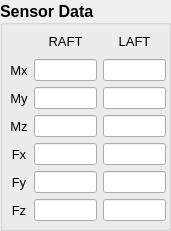
  <widget class="QGroupBox" name="groupBox">
   <property name="enabled">
    <bool>true</bool>
   </property>
   <property name="geometry">
    <rect>
     <x>530</x>
     <y>505</y>
     <width>171</width>
     <height>231</height>
    </rect>
   </property>
   <property name="font">
    <font>
     <pointsize>12</pointsize>
     <weight>75</weight>
     <bold>true</bold>
    </font>
   </property>
   <property name="title">
    <string notr="true">Sensor Data</string>
   </property>
   <property name="alignment">
    <set>Qt::AlignLeading|Qt::AlignLeft|Qt::AlignVCenter</set>
   </property>
   <widget class="QWidget" name="gridLayoutWidget">
    <property name="geometry">
     <rect>
      <x>10</x>
      <y>30</y>
      <width>156</width>
      <height>191</height>
     </rect>
    </property>
    <layout class="QGridLayout" name="gridLayout_2">
     <item row="3" column="2">
      <widget class="QLineEdit" name="LE_LAFT_My">
       <property name="font">
        <font>
         <pointsize>9</pointsize>
         <weight>50</weight>
         <bold>false</bold>
        </font>
       </property>
      </widget>
     </item>
     <item row="6" column="0">
      <widget class="QLabel" name="label_Fy">
       <property name="font">
        <font>
         <pointsize>10</pointsize>
         <weight>50</weight>
         <bold>false</bold>
        </font>
       </property>
       <property name="text">
        <string>Fy</string>
       </property>
       <property name="alignment">
        <set>Qt::AlignCenter</set>
       </property>
      </widget>
     </item>
     <item row="2" column="2">
      <widget class="QLineEdit" name="LE_LAFT_Mx">
       <property name="font">
        <font>
         <pointsize>9</pointsize>
         <weight>50</weight>
         <bold>false</bold>
        </font>
       </property>
      </widget>
     </item>
     <item row="3" column="0">
      <widget class="QLabel" name="label_My">
       <property name="font">
        <font>
         <pointsize>10</pointsize>
         <weight>50</weight>
         <bold>false</bold>
        </font>
       </property>
       <property name="text">
        <string>My</string>
       </property>
       <property name="alignment">
        <set>Qt::AlignCenter</set>
       </property>
      </widget>
     </item>
     <item row="5" column="2">
      <widget class="QLineEdit" name="LE_LAFT_Fx">
       <property name="font">
        <font>
         <pointsize>9</pointsize>
         <weight>50</weight>
         <bold>false</bold>
        </font>
       </property>
      </widget>
     </item>
     <item row="4" column="2">
      <widget class="QLineEdit" name="LE_LAFT_Mz">
       <property name="font">
        <font>
         <pointsize>9</pointsize>
         <weight>50</weight>
         <bold>false</bold>
        </font>
       </property>
      </widget>
     </item>
     <item row="6" column="1">
      <widget class="QLineEdit" name="LE_RAFT_Fy">
       <property name="font">
        <font>
         <pointsize>9</pointsize>
         <weight>50</weight>
         <bold>false</bold>
        </font>
       </property>
      </widget>
     </item>
     <item row="4" column="0">
      <widget class="QLabel" name="label_Mz">
       <property name="font">
        <font>
         <pointsize>10</pointsize>
         <weight>50</weight>
         <bold>false</bold>
        </font>
       </property>
       <property name="text">
        <string>Mz</string>
       </property>
       <property name="alignment">
        <set>Qt::AlignCenter</set>
       </property>
      </widget>
     </item>
     <item row="7" column="1">
      <widget class="QLineEdit" name="LE_RAFT_Fz">
       <property name="font">
        <font>
         <pointsize>9</pointsize>
         <weight>50</weight>
         <bold>false</bold>
        </font>
       </property>
      </widget>
     </item>
     <item row="7" column="0">
      <widget class="QLabel" name="label_Fz">
       <property name="font">
        <font>
         <pointsize>10</pointsize>
         <weight>50</weight>
         <bold>false</bold>
        </font>
       </property>
       <property name="text">
        <string>Fz</string>
       </property>
       <property name="alignment">
        <set>Qt::AlignCenter</set>
       </property>
      </widget>
     </item>
     <item row="6" column="2">
      <widget class="QLineEdit" name="LE_LAFT_Fy">
       <property name="font">
        <font>
         <pointsize>9</pointsize>
         <weight>50</weight>
         <bold>false</bold>
        </font>
       </property>
      </widget>
     </item>
     <item row="0" column="1">
      <widget class="QLabel" name="label_RAFT">
       <property name="font">
        <font>
         <pointsize>10</pointsize>
         <weight>50</weight>
         <bold>false</bold>
        </font>
       </property>
       <property name="text">
        <string>RAFT</string>
       </property>
       <property name="alignment">
        <set>Qt::AlignCenter</set>
       </property>
      </widget>
     </item>
     <item row="4" column="1">
      <widget class="QLineEdit" name="LE_RAFT_Mz">
       <property name="font">
        <font>
         <pointsize>9</pointsize>
         <weight>50</weight>
         <bold>false</bold>
        </font>
       </property>
      </widget>
     </item>
     <item row="3" column="1">
      <widget class="QLineEdit" name="LE_RAFT_My">
       <property name="font">
        <font>
         <pointsize>9</pointsize>
         <weight>50</weight>
         <bold>false</bold>
        </font>
       </property>
      </widget>
     </item>
     <item row="7" column="2">
      <widget class="QLineEdit" name="LE_LAFT_Fz">
       <property name="font">
        <font>
         <pointsize>9</pointsize>
         <weight>50</weight>
         <bold>false</bold>
        </font>
       </property>
      </widget>
     </item>
     <item row="5" column="0">
      <widget class="QLabel" name="label_Fx">
       <property name="font">
        <font>
         <pointsize>10</pointsize>
         <weight>50</weight>
         <bold>false</bold>
        </font>
       </property>
       <property name="text">
        <string>Fx</string>
       </property>
       <property name="alignment">
        <set>Qt::AlignCenter</set>
       </property>
      </widget>
     </item>
     <item row="5" column="1">
      <widget class="QLineEdit" name="LE_RAFT_Fx">
       <property name="font">
        <font>
         <pointsize>9</pointsize>
         <weight>50</weight>
         <bold>false</bold>
        </font>
       </property>
      </widget>
     </item>
     <item row="2" column="1">
      <widget class="QLineEdit" name="LE_RAFT_Mx">
       <property name="font">
        <font>
         <pointsize>9</pointsize>
         <weight>50</weight>
         <bold>false</bold>
        </font>
       </property>
      </widget>
     </item>
     <item row="2" column="0">
      <widget class="QLabel" name="label_Mx">
       <property name="font">
        <font>
         <pointsize>10</pointsize>
         <weight>50</weight>
         <bold>false</bold>
        </font>
       </property>
       <property name="text">
        <string>Mx</string>
       </property>
       <property name="alignment">
        <set>Qt::AlignCenter</set>
       </property>
      </widget>
     </item>
     <item row="0" column="2">
      <widget class="QLabel" name="label_LAFT">
       <property name="font">
        <font>
         <pointsize>10</pointsize>
         <weight>50</weight>
         <bold>false</bold>
        </font>
       </property>
       <property name="text">
        <string>LAFT</string>
       </property>
       <property name="alignment">
        <set>Qt::AlignCenter</set>
       </property>
      </widget>
     </item>
    </layout>
   </widget>
  </widget>
